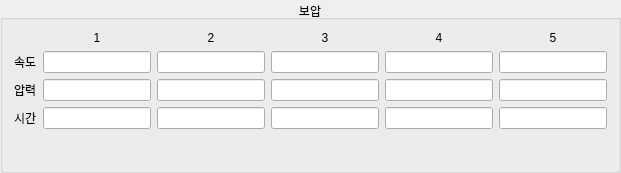
           <widget class="QGroupBox" name="groupBox_4">
            <property name="maximumSize">
             <size>
              <width>700</width>
              <height>16777215</height>
             </size>
            </property>
            <property name="title">
             <string>보압</string>
            </property>
            <property name="alignment">
             <set>Qt::AlignCenter</set>
            </property>
            <property name="flat">
             <bool>true</bool>
            </property>
            <layout class="QGridLayout" name="gridLayout_7">
             <item row="0" column="0">
              <layout class="QGridLayout" name="gridLayout_6">
               <item row="0" column="3">
                <widget class="QLabel" name="label_22">
                 <property name="text">
                  <string>3</string>
                 </property>
                 <property name="alignment">
                  <set>Qt::AlignCenter</set>
                 </property>
                </widget>
               </item>
               <item row="0" column="5">
                <widget class="QLabel" name="label_24">
                 <property name="text">
                  <string>5</string>
                 </property>
                 <property name="alignment">
                  <set>Qt::AlignCenter</set>
                 </property>
                </widget>
               </item>
               <item row="0" column="4">
                <widget class="QLabel" name="label_23">
                 <property name="text">
                  <string>4</string>
                 </property>
                 <property name="alignment">
                  <set>Qt::AlignCenter</set>
                 </property>
                </widget>
               </item>
               <item row="0" column="2">
                <widget class="QLabel" name="label_18">
                 <property name="text">
                  <string>2</string>
                 </property>
                 <property name="alignment">
                  <set>Qt::AlignCenter</set>
                 </property>
                </widget>
               </item>
               <item row="0" column="1">
                <widget class="QLabel" name="label_21">
                 <property name="sizePolicy">
                  <sizepolicy hsizetype="Preferred" vsizetype="Preferred">
                   <horstretch>0</horstretch>
                   <verstretch>0</verstretch>
                  </sizepolicy>
                 </property>
                 <property name="text">
                  <string>1</string>
                 </property>
                 <property name="alignment">
                  <set>Qt::AlignCenter</set>
                 </property>
                </widget>
               </item>
               <item row="2" column="1">
                <widget class="QLineEdit" name="Li_Holdprs1">
                 <property name="alignment">
                  <set>Qt::AlignCenter</set>
                 </property>
                 <property name="readOnly">
                  <bool>true</bool>
                 </property>
                </widget>
               </item>
               <item row="1" column="1">
                <widget class="QLineEdit" name="Li_Holdspd1">
                 <property name="alignment">
                  <set>Qt::AlignCenter</set>
                 </property>
                 <property name="readOnly">
                  <bool>true</bool>
                 </property>
                </widget>
               </item>
               <item row="2" column="0">
                <widget class="QLabel" name="label_20">
                 <property name="text">
                  <string>압력</string>
                 </property>
                </widget>
               </item>
               <item row="1" column="0">
                <widget class="QLabel" name="label_19">
                 <property name="text">
                  <string>속도</string>
                 </property>
                </widget>
               </item>
               <item row="2" column="3">
                <widget class="QLineEdit" name="Li_Holdprs3">
                 <property name="alignment">
                  <set>Qt::AlignCenter</set>
                 </property>
                 <property name="readOnly">
                  <bool>true</bool>
                 </property>
                </widget>
               </item>
               <item row="1" column="4">
                <widget class="QLineEdit" name="Li_Holdspd4">
                 <property name="alignment">
                  <set>Qt::AlignCenter</set>
                 </property>
                 <property name="readOnly">
                  <bool>true</bool>
                 </property>
                </widget>
               </item>
               <item row="2" column="2">
                <widget class="QLineEdit" name="Li_Holdprs2">
                 <property name="alignment">
                  <set>Qt::AlignCenter</set>
                 </property>
                 <property name="readOnly">
                  <bool>true</bool>
                 </property>
                </widget>
               </item>
               <item row="1" column="2">
                <widget class="QLineEdit" name="Li_Holdspd2">
                 <property name="alignment">
                  <set>Qt::AlignCenter</set>
                 </property>
                 <property name="readOnly">
                  <bool>true</bool>
                 </property>
                </widget>
               </item>
               <item row="1" column="5">
                <widget class="QLineEdit" name="Li_Holdspd5">
                 <property name="alignment">
                  <set>Qt::AlignCenter</set>
                 </property>
                 <property name="readOnly">
                  <bool>true</bool>
                 </property>
                </widget>
               </item>
               <item row="2" column="5">
                <widget class="QLineEdit" name="Li_Holdprs5">
                 <property name="alignment">
                  <set>Qt::AlignCenter</set>
                 </property>
                 <property name="readOnly">
                  <bool>true</bool>
                 </property>
                </widget>
               </item>
               <item row="2" column="4">
                <widget class="QLineEdit" name="Li_Holdprs4">
                 <property name="alignment">
                  <set>Qt::AlignCenter</set>
                 </property>
                 <property name="readOnly">
                  <bool>true</bool>
                 </property>
                </widget>
               </item>
               <item row="1" column="3">
                <widget class="QLineEdit" name="Li_Holdspd3">
                 <property name="alignment">
                  <set>Qt::AlignCenter</set>
                 </property>
                 <property name="readOnly">
                  <bool>true</bool>
                 </property>
                </widget>
               </item>
               <item row="3" column="0">
                <widget class="QLabel" name="label_25">
                 <property name="text">
                  <string>시간</string>
                 </property>
                </widget>
               </item>
               <item row="3" column="1">
                <widget class="QLineEdit" name="Li_Holdtime1">
                 <property name="alignment">
                  <set>Qt::AlignCenter</set>
                 </property>
                 <property name="readOnly">
                  <bool>true</bool>
                 </property>
                </widget>
               </item>
               <item row="3" column="2">
                <widget class="QLineEdit" name="Li_Holdtime2">
                 <property name="alignment">
                  <set>Qt::AlignCenter</set>
                 </property>
                 <property name="readOnly">
                  <bool>true</bool>
                 </property>
                </widget>
               </item>
               <item row="3" column="3">
                <widget class="QLineEdit" name="Li_Holdtime3">
                 <property name="alignment">
                  <set>Qt::AlignCenter</set>
                 </property>
                 <property name="readOnly">
                  <bool>true</bool>
                 </property>
                </widget>
               </item>
               <item row="3" column="4">
                <widget class="QLineEdit" name="Li_Holdtime4">
                 <property name="alignment">
                  <set>Qt::AlignCenter</set>
                 </property>
                 <property name="readOnly">
                  <bool>true</bool>
                 </property>
                </widget>
               </item>
               <item row="3" column="5">
                <widget class="QLineEdit" name="Li_Holdtime5">
                 <property name="alignment">
                  <set>Qt::AlignCenter</set>
                 </property>
                 <property name="readOnly">
                  <bool>true</bool>
                 </property>
                </widget>
               </item>
              </layout>
             </item>
             <item row="1" column="0">
              <spacer name="verticalSpacer_3">
               <property name="orientation">
                <enum>Qt::Vertical</enum>
               </property>
               <property name="sizeType">
                <enum>QSizePolicy::Maximum</enum>
               </property>
               <property name="sizeHint" stdset="0">
                <size>
                 <width>20</width>
                 <height>30</height>
                </size>
               </property>
              </spacer>
             </item>
            </layout>
           </widget>
